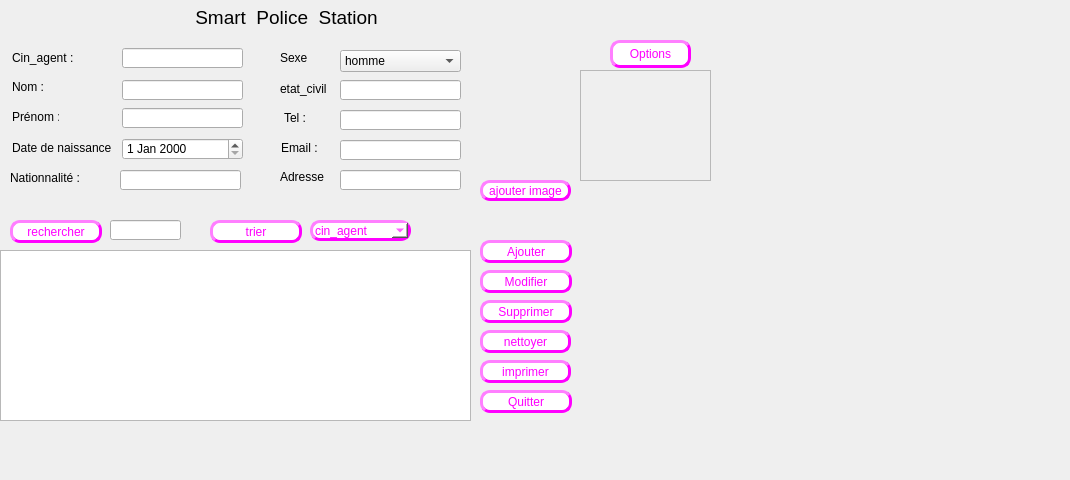
     <widget class="QWidget" name="widget_2">
      <attribute name="icon">
       <iconset>
        <normaloff>../../../../zraib/OneDrive/Bureau/Downloads/48175.png</normaloff>../../../../zraib/OneDrive/Bureau/Downloads/48175.png</iconset>
      </attribute>
      <attribute name="title">
       <string>agent</string>
      </attribute>
      <widget class="QLabel" name="policou">
       <property name="geometry">
        <rect>
         <x>190</x>
         <y>0</y>
         <width>351</width>
         <height>35</height>
        </rect>
       </property>
       <property name="sizePolicy">
        <sizepolicy hsizetype="Preferred" vsizetype="Maximum">
         <horstretch>0</horstretch>
         <verstretch>0</verstretch>
        </sizepolicy>
       </property>
       <property name="font">
        <font>
         <family>Arial</family>
         <pointsize>14</pointsize>
         <weight>50</weight>
         <bold>false</bold>
         <underline>false</underline>
        </font>
       </property>
       <property name="text">
        <string> Smart  Police  Station</string>
       </property>
       <property name="textFormat">
        <enum>Qt::PlainText</enum>
       </property>
      </widget>
      <widget class="QLineEdit" name="cin_agent">
       <property name="geometry">
        <rect>
         <x>122</x>
         <y>48</y>
         <width>121</width>
         <height>20</height>
        </rect>
       </property>
      </widget>
      <widget class="QLabel" name="label_30">
       <property name="geometry">
        <rect>
         <x>12</x>
         <y>50</y>
         <width>81</width>
         <height>16</height>
        </rect>
       </property>
       <property name="text">
        <string>Cin_agent :</string>
       </property>
      </widget>
      <widget class="QLabel" name="label_31">
       <property name="geometry">
        <rect>
         <x>12</x>
         <y>140</y>
         <width>201</width>
         <height>16</height>
        </rect>
       </property>
       <property name="font">
        <font>
         <family>Arial</family>
         <pointsize>9</pointsize>
         <weight>50</weight>
         <bold>false</bold>
        </font>
       </property>
       <property name="text">
        <string>Date de naissance</string>
       </property>
      </widget>
      <widget class="QLineEdit" name="nom_agent">
       <property name="geometry">
        <rect>
         <x>122</x>
         <y>80</y>
         <width>121</width>
         <height>20</height>
        </rect>
       </property>
      </widget>
      <widget class="QLineEdit" name="prenom_agent">
       <property name="geometry">
        <rect>
         <x>122</x>
         <y>108</y>
         <width>121</width>
         <height>20</height>
        </rect>
       </property>
      </widget>
      <widget class="QLabel" name="label_32">
       <property name="geometry">
        <rect>
         <x>12</x>
         <y>80</y>
         <width>47</width>
         <height>13</height>
        </rect>
       </property>
       <property name="text">
        <string>Nom :</string>
       </property>
      </widget>
      <widget class="QDateEdit" name="dateEdit_4">
       <property name="geometry">
        <rect>
         <x>122</x>
         <y>138</y>
         <width>121</width>
         <height>22</height>
        </rect>
       </property>
      </widget>
      <widget class="QLabel" name="label_33">
       <property name="geometry">
        <rect>
         <x>12</x>
         <y>110</y>
         <width>47</width>
         <height>13</height>
        </rect>
       </property>
       <property name="text">
        <string>Prénom :4</string>
       </property>
      </widget>
      <widget class="QLineEdit" name="nationalite_agent">
       <property name="geometry">
        <rect>
         <x>120</x>
         <y>170</y>
         <width>121</width>
         <height>20</height>
        </rect>
       </property>
      </widget>
      <widget class="QLineEdit" name="email_agent">
       <property name="geometry">
        <rect>
         <x>340</x>
         <y>140</y>
         <width>121</width>
         <height>20</height>
        </rect>
       </property>
      </widget>
      <widget class="QLabel" name="label_36">
       <property name="geometry">
        <rect>
         <x>281</x>
         <y>137</y>
         <width>51</width>
         <height>21</height>
        </rect>
       </property>
       <property name="font">
        <font>
         <family>Arial</family>
         <pointsize>9</pointsize>
         <weight>50</weight>
         <bold>false</bold>
        </font>
       </property>
       <property name="text">
        <string>Email :</string>
       </property>
      </widget>
      <widget class="QLabel" name="label_62">
       <property name="geometry">
        <rect>
         <x>10</x>
         <y>170</y>
         <width>91</width>
         <height>16</height>
        </rect>
       </property>
       <property name="text">
        <string>Nationnalité :</string>
       </property>
      </widget>
      <widget class="QLabel" name="label_63">
       <property name="geometry">
        <rect>
         <x>284</x>
         <y>113</y>
         <width>50</width>
         <height>10</height>
        </rect>
       </property>
       <property name="text">
        <string>Tel :</string>
       </property>
      </widget>
      <widget class="QLabel" name="label_67">
       <property name="geometry">
        <rect>
         <x>280</x>
         <y>50</y>
         <width>81</width>
         <height>16</height>
        </rect>
       </property>
       <property name="text">
        <string>Sexe</string>
       </property>
      </widget>
      <widget class="QComboBox" name="comboBox_agent">
       <property name="geometry">
        <rect>
         <x>340</x>
         <y>50</y>
         <width>121</width>
         <height>22</height>
        </rect>
       </property>
       <item>
        <property name="text">
         <string>homme</string>
        </property>
       </item>
       <item>
        <property name="text">
         <string>femme</string>
        </property>
       </item>
      </widget>
      <widget class="QTableView" name="tab_agent">
       <property name="geometry">
        <rect>
         <x>0</x>
         <y>250</y>
         <width>471</width>
         <height>171</height>
        </rect>
       </property>
      </widget>
      <widget class="QPushButton" name="ajouter_agent">
       <property name="geometry">
        <rect>
         <x>480</x>
         <y>240</y>
         <width>92</width>
         <height>23</height>
        </rect>
       </property>
       <property name="styleSheet">
        <string notr="true">
background-color:white; 
color: rgb(255, 0, 255);
border-style:outset ; 
border-width:3px ; 
border-radius:10px;</string>
       </property>
       <property name="text">
        <string>Ajouter</string>
       </property>
      </widget>
      <widget class="QPushButton" name="pushButton_30">
       <property name="geometry">
        <rect>
         <x>480</x>
         <y>390</y>
         <width>92</width>
         <height>23</height>
        </rect>
       </property>
       <property name="styleSheet">
        <string notr="true">
background-color:white; 
color: rgb(255, 0, 255);
border-style:outset ; 
border-width:3px ; 
border-radius:10px;</string>
       </property>
       <property name="text">
        <string>Quitter</string>
       </property>
      </widget>
      <widget class="QPushButton" name="modifier_agent">
       <property name="geometry">
        <rect>
         <x>480</x>
         <y>270</y>
         <width>92</width>
         <height>23</height>
        </rect>
       </property>
       <property name="styleSheet">
        <string notr="true">
background-color:white; 
color: rgb(255, 0, 255);
border-style:outset ; 
border-width:3px ; 
border-radius:10px;</string>
       </property>
       <property name="text">
        <string>Modifier</string>
       </property>
      </widget>
      <widget class="QPushButton" name="supprimer_agent">
       <property name="geometry">
        <rect>
         <x>480</x>
         <y>300</y>
         <width>92</width>
         <height>23</height>
        </rect>
       </property>
       <property name="styleSheet">
        <string notr="true">
background-color:white; 
color: rgb(255, 0, 255);
border-style:outset ; 
border-width:3px ; 
border-radius:10px;</string>
       </property>
       <property name="text">
        <string>Supprimer</string>
       </property>
      </widget>
      <widget class="QPushButton" name="pushButton_36">
       <property name="geometry">
        <rect>
         <x>10</x>
         <y>220</y>
         <width>92</width>
         <height>23</height>
        </rect>
       </property>
       <property name="styleSheet">
        <string notr="true">
background-color:white; 
color: rgb(255, 0, 255);
border-style:outset ; 
border-width:3px ; 
border-radius:10px;</string>
       </property>
       <property name="text">
        <string>rechercher</string>
       </property>
      </widget>
      <widget class="QPushButton" name="pushButton_37">
       <property name="geometry">
        <rect>
         <x>210</x>
         <y>220</y>
         <width>92</width>
         <height>23</height>
        </rect>
       </property>
       <property name="styleSheet">
        <string notr="true">
background-color:white; 
color: rgb(255, 0, 255);
border-style:outset ; 
border-width:3px ; 
border-radius:10px;</string>
       </property>
       <property name="text">
        <string>trier</string>
       </property>
      </widget>
      <widget class="QLineEdit" name="tel_agent">
       <property name="geometry">
        <rect>
         <x>340</x>
         <y>110</y>
         <width>121</width>
         <height>20</height>
        </rect>
       </property>
      </widget>
      <widget class="QLabel" name="label_6">
       <property name="geometry">
        <rect>
         <x>280</x>
         <y>170</y>
         <width>47</width>
         <height>13</height>
        </rect>
       </property>
       <property name="text">
        <string>Adresse</string>
       </property>
      </widget>
      <widget class="QLineEdit" name="adresse_agent">
       <property name="geometry">
        <rect>
         <x>340</x>
         <y>170</y>
         <width>121</width>
         <height>20</height>
        </rect>
       </property>
      </widget>
      <widget class="QComboBox" name="comboBox_agent_2">
       <property name="geometry">
        <rect>
         <x>310</x>
         <y>220</y>
         <width>101</width>
         <height>21</height>
        </rect>
       </property>
       <property name="styleSheet">
        <string notr="true">border-color: rgb(255, 0, 255);
background-color:white; 
color: rgb(255, 0, 255);
border-style:outset ; 
border-width:3px ; 
border-radius:10px;</string>
       </property>
       <item>
        <property name="text">
         <string>cin_agent</string>
        </property>
       </item>
       <item>
        <property name="text">
         <string>date de naissance</string>
        </property>
       </item>
      </widget>
      <widget class="QLineEdit" name="etat_civil">
       <property name="geometry">
        <rect>
         <x>340</x>
         <y>80</y>
         <width>121</width>
         <height>20</height>
        </rect>
       </property>
      </widget>
      <widget class="QLabel" name="label_68">
       <property name="geometry">
        <rect>
         <x>280</x>
         <y>79</y>
         <width>51</width>
         <height>20</height>
        </rect>
       </property>
       <property name="text">
        <string>etat_civil</string>
       </property>
      </widget>
      <widget class="QPushButton" name="ajouter_image_2">
       <property name="geometry">
        <rect>
         <x>480</x>
         <y>180</y>
         <width>91</width>
         <height>21</height>
        </rect>
       </property>
       <property name="styleSheet">
        <string notr="true">
background-color:white; 
color: rgb(255, 0, 255);
border-style:outset ; 
border-width:3px ; 
border-radius:10px;</string>
       </property>
       <property name="text">
        <string>ajouter image</string>
       </property>
      </widget>
      <widget class="QLabel" name="label_photo_2">
       <property name="geometry">
        <rect>
         <x>480</x>
         <y>50</y>
         <width>101</width>
         <height>101</height>
        </rect>
       </property>
       <property name="text">
        <string/>
       </property>
       <property name="pixmap">
        <pixmap>../../../../zraib/OneDrive/Bureau/ifinal-_5_/interfacefinal/images/salariess.png</pixmap>
       </property>
       <property name="scaledContents">
        <bool>true</bool>
       </property>
      </widget>
      <widget class="QLabel" name="label_date_time">
       <property name="geometry">
        <rect>
         <x>10</x>
         <y>10</y>
         <width>151</width>
         <height>16</height>
        </rect>
       </property>
       <property name="text">
        <string/>
       </property>
      </widget>
      <widget class="QPushButton" name="nettoyer">
       <property name="geometry">
        <rect>
         <x>480</x>
         <y>330</y>
         <width>91</width>
         <height>23</height>
        </rect>
       </property>
       <property name="styleSheet">
        <string notr="true">
background-color:white; 
color: rgb(255, 0, 255);
border-style:outset ; 
border-width:3px ; 
border-radius:10px;</string>
       </property>
       <property name="text">
        <string>nettoyer</string>
       </property>
      </widget>
      <widget class="QLineEdit" name="recherche_agent">
       <property name="geometry">
        <rect>
         <x>110</x>
         <y>220</y>
         <width>71</width>
         <height>20</height>
        </rect>
       </property>
      </widget>
      <widget class="QPushButton" name="imprimer_agent">
       <property name="geometry">
        <rect>
         <x>480</x>
         <y>360</y>
         <width>91</width>
         <height>23</height>
        </rect>
       </property>
       <property name="styleSheet">
        <string notr="true">
background-color:white; 
color: rgb(255, 0, 255);
border-style:outset ; 
border-width:3px ; 
border-radius:10px;</string>
       </property>
       <property name="text">
        <string>imprimer</string>
       </property>
      </widget>
      <widget class="QLabel" name="label_21">
       <property name="geometry">
        <rect>
         <x>-130</x>
         <y>0</y>
         <width>1061</width>
         <height>471</height>
        </rect>
       </property>
       <property name="text">
        <string/>
       </property>
       <property name="pixmap">
        <pixmap>../../Integration/integration/ifinal/ranger-4df6c1b6.png</pixmap>
       </property>
      </widget>
      <widget class="QPushButton" name="options_2">
       <property name="geometry">
        <rect>
         <x>610</x>
         <y>40</y>
         <width>81</width>
         <height>28</height>
        </rect>
       </property>
       <property name="styleSheet">
        <string notr="true">background-color:white; 
color: rgb(255, 0, 255);
border-style:outset ; 
border-width:3px ; 
border-radius:10px;</string>
       </property>
       <property name="text">
        <string>Options</string>
       </property>
      </widget>
      <widget class="QScrollArea" name="scrollArea_2">
       <property name="geometry">
        <rect>
         <x>580</x>
         <y>70</y>
         <width>131</width>
         <height>111</height>
        </rect>
       </property>
       <property name="widgetResizable">
        <bool>true</bool>
       </property>
       <widget class="QWidget" name="scrollAreaWidgetContents_3">
        <property name="geometry">
         <rect>
          <x>0</x>
          <y>0</y>
          <width>129</width>
          <height>109</height>
         </rect>
        </property>
       </widget>
      </widget>
      <zorder>label_21</zorder>
      <zorder>policou</zorder>
      <zorder>cin_agent</zorder>
      <zorder>label_30</zorder>
      <zorder>label_31</zorder>
      <zorder>nom_agent</zorder>
      <zorder>prenom_agent</zorder>
      <zorder>label_32</zorder>
      <zorder>dateEdit_4</zorder>
      <zorder>label_33</zorder>
      <zorder>nationalite_agent</zorder>
      <zorder>email_agent</zorder>
      <zorder>label_36</zorder>
      <zorder>label_62</zorder>
      <zorder>label_63</zorder>
      <zorder>label_67</zorder>
      <zorder>comboBox_agent</zorder>
      <zorder>tab_agent</zorder>
      <zorder>ajouter_agent</zorder>
      <zorder>pushButton_30</zorder>
      <zorder>modifier_agent</zorder>
      <zorder>supprimer_agent</zorder>
      <zorder>pushButton_36</zorder>
      <zorder>pushButton_37</zorder>
      <zorder>tel_agent</zorder>
      <zorder>label_6</zorder>
      <zorder>adresse_agent</zorder>
      <zorder>comboBox_agent_2</zorder>
      <zorder>etat_civil</zorder>
      <zorder>label_68</zorder>
      <zorder>ajouter_image_2</zorder>
      <zorder>label_photo_2</zorder>
      <zorder>label_date_time</zorder>
      <zorder>nettoyer</zorder>
      <zorder>recherche_agent</zorder>
      <zorder>imprimer_agent</zorder>
      <zorder>options_2</zorder>
      <zorder>scrollArea_2</zorder>
     </widget>
